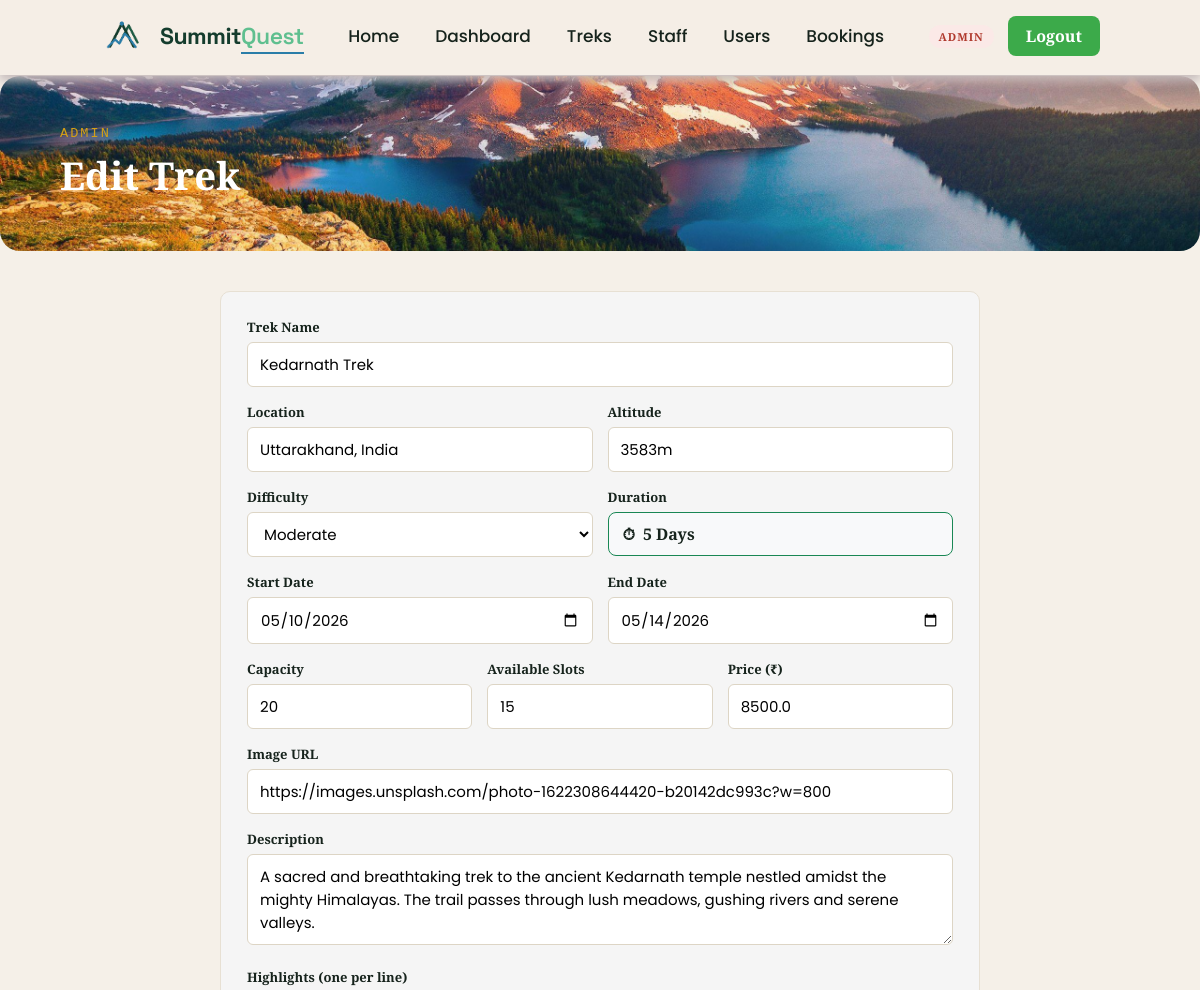
The app's page /admin/treks/1/edit (signed in, upper part), older data.
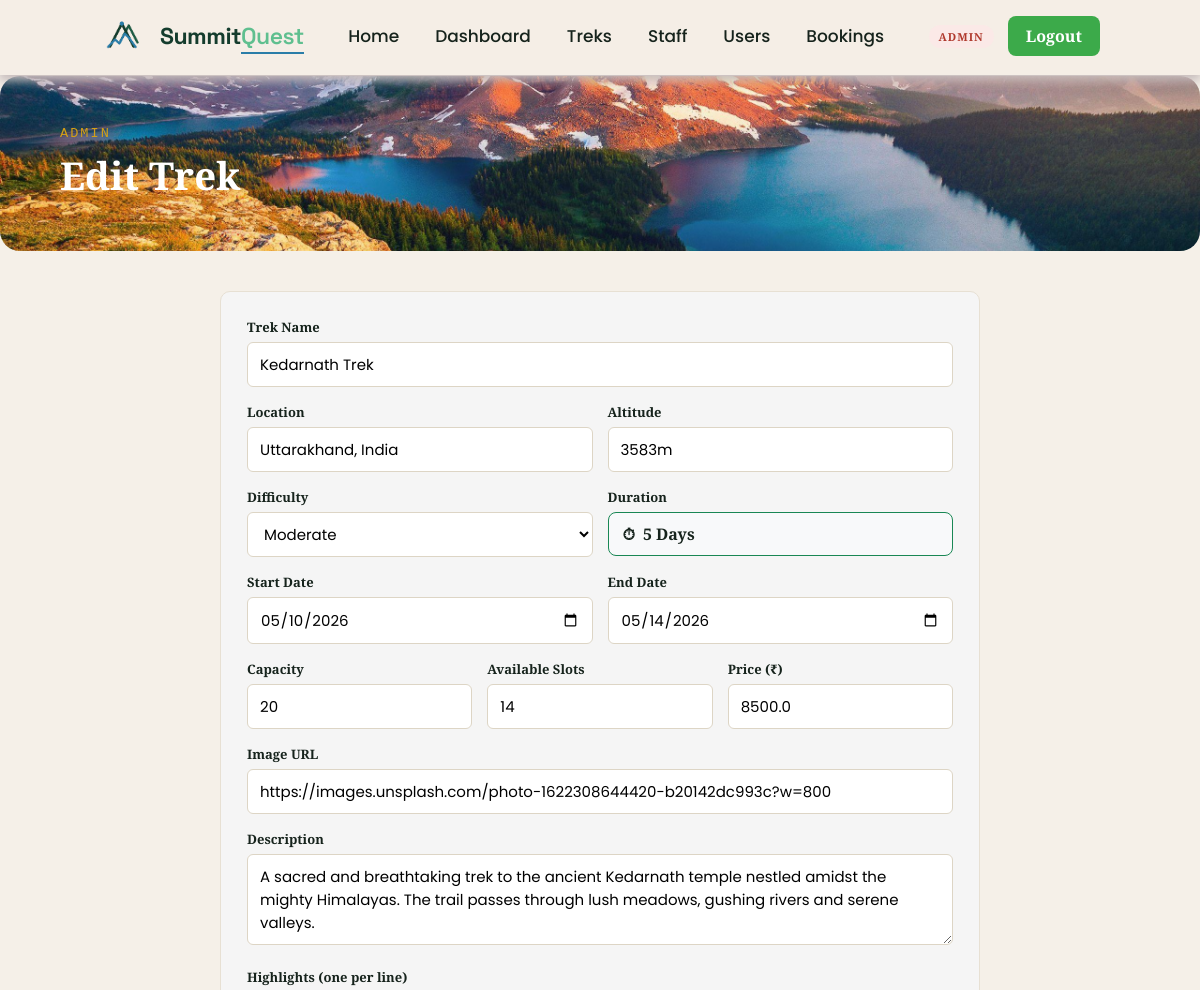
The same page, newer data.
### app/models.py (models this page shows, shortened)
class Treks(db.Model):
    __tablename__ = "trek"
    id = db.Column(db.Integer, primary_key = True)
    name = db.Column(db.String(256), nullable= False, index = True)
    location = db.Column(db.String(50), nullable= False, index = True)
    difficulty= db.Column(db.String(50), nullable = False, index = True)
    status = db.Column(db.String(50), nullable = False, default = "Pending")
    duration =  db.Column(db.Integer, nullable= False)
    starting_date = db.Column(db.Date, nullable= False)
    ending_date = db.Column(db.Date, nullable= False)
    is_blocked = db.Column(db.String(50),nullable = False,default = False)
    created_at = db.Column(db.DateTime, default=datetime.utcnow, nullable=False)
    capacity = db.Column(db.Integer, default = 10)
    available = db.Column(db.Integer, default = 10)
    description = db.Column(db.Text)
    updated_at = db.Column(db.DateTime, default=datetime.utcnow, onupdate=datetime.utcnow, nullable=False)
    price = db.Column(db.Float, default=0)
    altitude = db.Column(db.String(50), nullable=True)
    image_url = db.Column(db.String(500), nullable=True)
    highlights = db.Column(db.Text, nullable=True)
    requirements = db.Column(db.Text, nullable=True)
    assigned_staff_id = db.Column(db.Integer,db.ForeignKey("user.id"),nullable = True)
    bookings = db.relationship(
    "Bookings",
    backref="trek",
    cascade="all, delete-orphan")

### app/routes.py (the view)
@visit.route("/admin/treks/<int:trek_id>/edit", methods=["GET", "POST"])
@login_required
@admin_required
def admin_edit_trek(trek_id):
    trek = Treks.query.get_or_404(trek_id)
    if request.method == "POST":
        _trek_from_form(trek)
        db.session.commit()
        flash("Trek updated!", "success")
        return redirect(url_for("visit.admin_treks"))
    return render_template("admin/trek_form.html", trek=trek, title="Edit Trek",difficulties=DIFFICULTIES)

### app/utils.py (called while the page is built)
def current_user():
    if 'user_id' not in session:
        return AnonUser()
    return SessionUser(session)

def login_required(f):
    @wraps(f)
    def wrapper(*args, **kwargs):
        if 'user_id' not in session:
            flash('Please log in to continue.', 'info')
            return redirect(url_for('visit.login'))
        return f(*args, **kwargs)
    return wrapper

def admin_required(f):
    @wraps(f)
    def wrapper(*args, **kwargs):
        if session.get('role') != 'admin':
            abort(403)
        return f(*args, **kwargs)
    return wrapper

def format_duration(days):
    if not days or days < 1:
        return '—'
    weeks, remainder = divmod(int(days), 7)
    parts = []
    if weeks:
        parts.append(f"{weeks} Week{'s' if weeks > 1 else ''}")
    if remainder:
        parts.append(f"{remainder} Day{'s' if remainder > 1 else ''}")
    return ' '.join(parts) if parts else f"{days} Day{'s' if days != 1 else ''}"

### templates/admin/trek_form.html (shortened to what the changed rows need)
{% extends "base.html" %}
{% import "macros.html" as m %}
{% block extra_css %}
<link rel="stylesheet" href="{{ url_for('static', filename='css/for_dashboard.css') }}">
{% endblock %}
{% block content %}
{{ m.page_header(title, "Admin") }}
<div class="page-body">
    <div class="sq-card" style="max-width: 760px; margin: 0 auto;">
        <form method="post">
            <div class="field">
                <label>Trek Name</label>
                <input type="text" name="name" value="{{ trek.name if trek else '' }}" placeholder="e.g. Kedarnath Trek"
                    required>
            </div>
            <div class="field-row">
                <div class="field">
                    <label>Location</label>
                    <input type="text" name="location" value="{{ trek.location if trek else '' }}"
                        placeholder="e.g. Uttarakhand, India" required>
                </div>
                <div class="field">
                    <label>Altitude</label>
                    <input type="text" name="altitude" placeholder="e.g. 4270m"
                        value="{{ trek.altitude if trek else '' }}">
                </div>
            </div>
            <div class="field-row">
                <div class="field">
                    <label>Difficulty</label>
                    <select name="difficulty" required>
                        {% for d in difficulties %}
                        <option value="{{ d }}" {% if trek and trek.difficulty==d %}selected{% endif %}>{{ d }}</option>
                        {% endfor %}
                    </select>
                </div>
            </div>
            <div class="field-row">
                <div class="field">
                    <label>Start Date</label>
                    <input type="date" name="starting_date" value="{{ trek.starting_date if trek else '' }}" required>
                </div>
                <div class="field">
                    <label>End Date</label>
                    <input type="date" name="ending_date" value="{{ trek.ending_date if trek else '' }}" required>
                </div>
            </div>
            <div class="field-row">
                <div class="field">
                    <label>Capacity</label>
                    <input type="number" name="capacity" min="1" value="{{ trek.capacity if trek else 10 }}" required>
                </div>
                <div class="field">
                    <label>Available Slots</label>
                    <input type="number" name="available" min="0" value="{{ trek.available if trek else 10 }}" required>
                </div>
                <div class="field">
                    <label>Price (₹)</label>
                    <input type="number" step="0.01" name="price" value="{{ trek.price if trek else 0 }}">
                </div>
            </div>
            <div class="field">
                <label>Image URL</label>
                <input type="text" name="image_url" placeholder="https://..."
                    value="{{ trek.image_url if trek else '' }}">
            </div>
            <div class="field">
                <label>Description</label>
                <textarea name="description" rows="3"
                    placeholder="Describe the trek...">{{ trek.description if trek else '' }}</textarea>
            </div>
        </form>
    </div>
</div>
{% endblock %}

Row changes from the older to the newer data that the page shows:
changed Treks "Kedarnath Trek": available "15" → "14"
